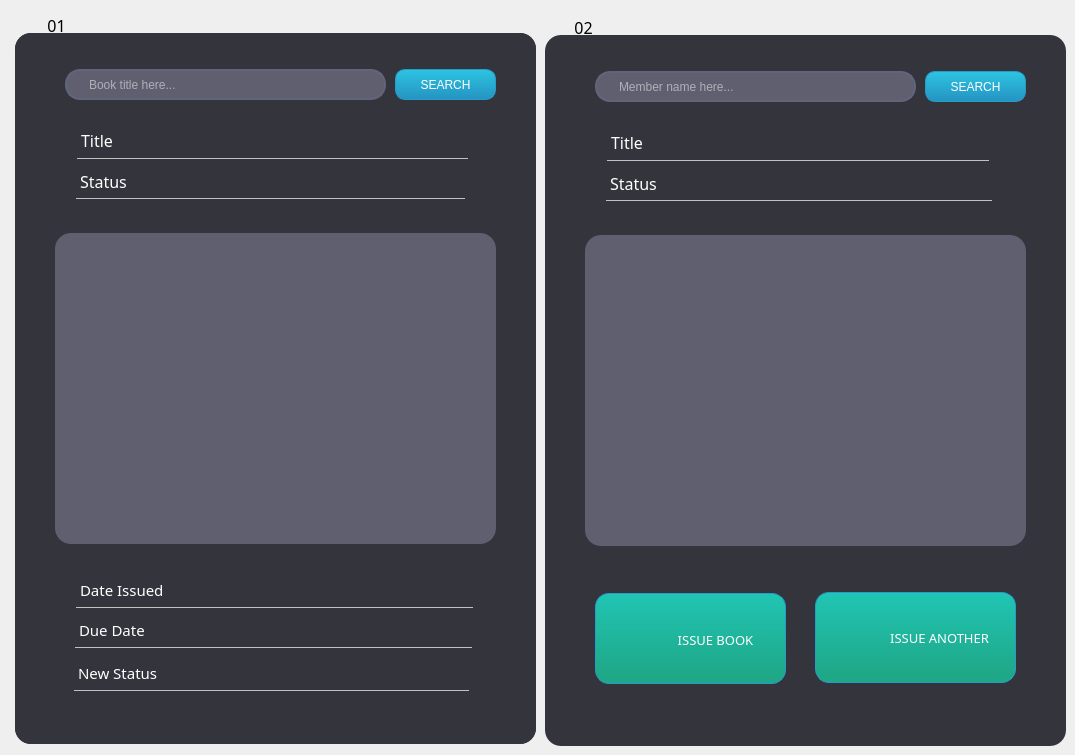
    <widget class="QWidget" name="Home">
     <attribute name="title">
      <string>Issue Book</string>
     </attribute>
     <widget class="QFrame" name="frame">
      <property name="geometry">
       <rect>
        <x>15</x>
        <y>33</y>
        <width>521</width>
        <height>711</height>
       </rect>
      </property>
      <property name="styleSheet">
       <string notr="true">background-color: rgb(52, 52, 61);
border-radius: 16px;</string>
      </property>
      <property name="frameShape">
       <enum>QFrame::StyledPanel</enum>
      </property>
      <property name="frameShadow">
       <enum>QFrame::Raised</enum>
      </property>
      <widget class="QPushButton" name="btnIssueSearch">
       <property name="geometry">
        <rect>
         <x>380</x>
         <y>50</y>
         <width>101</width>
         <height>31</height>
        </rect>
       </property>
       <property name="cursor">
        <cursorShape>OpenHandCursor</cursorShape>
       </property>
       <property name="mouseTracking">
        <bool>true</bool>
       </property>
       <property name="styleSheet">
        <string notr="true">/*background-color: qlineargradient(spread:pad, x1:0, y1:1, x2:0, y2:0, stop:0 rgba(54, 110, 140, 255), stop:0.747191 rgba(145, 192, 216, 255));

border-color: rgb(81, 130, 157);
font: 8pt &quot;Nirmala UI&quot;;
color: rgb(0, 0, 0);
border-radius: 10px;*/

/*-----QPushButton-----*/
QPushButton
{
background-color: qlineargradient(spread:pad, x1:0, y1:1, x2:0, y2:0, stop:0 rgba(37, 147, 194, 255), stop:1 rgba(45, 196, 226, 255));
color: rgb(255, 255, 255);
font: 8pt &quot;Century Gothic&quot;;
min-width: 80px;
border-style: solid;
border-width: 1px;
border-radius: 10px;
border-color: rgb(38, 156, 200);
padding: 5px;}

QPushButton::flat
{
background-color: transparent;
border: none;
color: #fff;}

QPushButton::disabled
{
background-color: rgb(131, 165, 174);
color: black;
border-color: black;}

QPushButton::hover
{
background-color: qlineargradient(spread:pad, x1:0, y1:1, x2:0, y2:0, stop:0 rgba(47, 160, 194, 255), stop:1 rgba(57, 209, 209, 255));
border: 1px solid rgb(41, 170, 182);}
</string>
       </property>
       <property name="text">
        <string>SEARCH</string>
       </property>
      </widget>
      <widget class="QLineEdit" name="searchIssueBar">
       <property name="geometry">
        <rect>
         <x>50</x>
         <y>50</y>
         <width>321</width>
         <height>31</height>
        </rect>
       </property>
       <property name="accessibleName">
        <string>Type here</string>
       </property>
       <property name="styleSheet">
        <string notr="true">QLineEdit{
border: 2px solid rgb(96, 101, 124);
border-radius: 15px;
color: rgb(255, 255, 255);
font: 12pt &quot;Century Gothic&quot;;
padding-left:20px;
padding-rght: 20px;
background-color: rgb(95, 95, 112);
}


QLineEdit::hover{
border: 2px solid rgb(43, 153, 213);
}

QLineEdit::focus{
border: 2px solid rgb(170, 255, 255);
background-color:rgb(43,45,56);
}</string>
       </property>
       <property name="frame">
        <bool>false</bool>
       </property>
       <property name="clearButtonEnabled">
        <bool>true</bool>
       </property>
      </widget>
      <widget class="QLabel" name="label_26">
       <property name="geometry">
        <rect>
         <x>61</x>
         <y>138</y>
         <width>131</width>
         <height>35</height>
        </rect>
       </property>
       <property name="font">
        <font>
         <family>Century Gothic</family>
         <pointsize>12</pointsize>
         <weight>9</weight>
         <italic>false</italic>
         <bold>false</bold>
        </font>
       </property>
       <property name="styleSheet">
        <string notr="true">color: rgb(255, 255, 255);
font: 75 12pt &quot;Century Gothic&quot;;
border-bottom: 1px solid rgb(193, 193, 193);
border-radius: none;</string>
       </property>
       <property name="text">
        <string>Status</string>
       </property>
      </widget>
      <widget class="QLabel" name="label_27">
       <property name="geometry">
        <rect>
         <x>62</x>
         <y>97</y>
         <width>121</width>
         <height>36</height>
        </rect>
       </property>
       <property name="font">
        <font>
         <family>Century Gothic</family>
         <pointsize>12</pointsize>
         <weight>9</weight>
         <italic>false</italic>
         <bold>false</bold>
        </font>
       </property>
       <property name="styleSheet">
        <string notr="true">color: rgb(255, 255, 255);
font: 75 12pt &quot;Century Gothic&quot;;
border-bottom: 1px solid rgb(193, 193, 193);
border-radius: none;</string>
       </property>
       <property name="text">
        <string>Title</string>
       </property>
      </widget>
      <widget class="QListWidget" name="listSomething">
       <property name="geometry">
        <rect>
         <x>40</x>
         <y>200</y>
         <width>441</width>
         <height>311</height>
        </rect>
       </property>
       <property name="styleSheet">
        <string notr="true">background-color: rgb(95, 95, 112);</string>
       </property>
      </widget>
      <widget class="QLabel" name="label_28">
       <property name="geometry">
        <rect>
         <x>60</x>
         <y>580</y>
         <width>131</width>
         <height>35</height>
        </rect>
       </property>
       <property name="font">
        <font>
         <family>Century Gothic</family>
         <pointsize>12</pointsize>
         <weight>9</weight>
         <italic>false</italic>
         <bold>false</bold>
        </font>
       </property>
       <property name="styleSheet">
        <string notr="true">color: rgb(255, 255, 255);
font: 75 12pt &quot;Century Gothic&quot;;
border-bottom: 1px solid rgb(193, 193, 193);
border-radius: none;</string>
       </property>
       <property name="text">
        <string>Due Date</string>
       </property>
      </widget>
      <widget class="QLabel" name="label_29">
       <property name="geometry">
        <rect>
         <x>61</x>
         <y>539</y>
         <width>121</width>
         <height>36</height>
        </rect>
       </property>
       <property name="font">
        <font>
         <family>Century Gothic</family>
         <pointsize>12</pointsize>
         <weight>9</weight>
         <italic>false</italic>
         <bold>false</bold>
        </font>
       </property>
       <property name="styleSheet">
        <string notr="true">color: rgb(255, 255, 255);
font: 75 12pt &quot;Century Gothic&quot;;
border-bottom: 1px solid rgb(193, 193, 193);
border-radius: none;</string>
       </property>
       <property name="text">
        <string>Date Issued</string>
       </property>
      </widget>
      <widget class="QLabel" name="label_30">
       <property name="geometry">
        <rect>
         <x>57</x>
         <y>623</y>
         <width>141</width>
         <height>35</height>
        </rect>
       </property>
       <property name="font">
        <font>
         <family>Century Gothic</family>
         <pointsize>12</pointsize>
         <weight>9</weight>
         <italic>false</italic>
         <bold>false</bold>
        </font>
       </property>
       <property name="styleSheet">
        <string notr="true">color: rgb(255, 255, 255);
font: 75 12pt &quot;Century Gothic&quot;;
border-bottom: 1px solid rgb(193, 193, 193);
border-radius: none;</string>
       </property>
       <property name="text">
        <string>New Status</string>
       </property>
      </widget>
      <widget class="QFrame" name="frame_2">
       <property name="geometry">
        <rect>
         <x>0</x>
         <y>0</y>
         <width>521</width>
         <height>711</height>
        </rect>
       </property>
       <property name="styleSheet">
        <string notr="true">background-color: rgb(52, 52, 61);
border-radius: 16px;</string>
       </property>
       <property name="frameShape">
        <enum>QFrame::StyledPanel</enum>
       </property>
       <property name="frameShadow">
        <enum>QFrame::Raised</enum>
       </property>
       <widget class="QPushButton" name="btniSearchBook">
        <property name="geometry">
         <rect>
          <x>380</x>
          <y>36</y>
          <width>101</width>
          <height>31</height>
         </rect>
        </property>
        <property name="cursor">
         <cursorShape>OpenHandCursor</cursorShape>
        </property>
        <property name="mouseTracking">
         <bool>true</bool>
        </property>
        <property name="styleSheet">
         <string notr="true">/*background-color: qlineargradient(spread:pad, x1:0, y1:1, x2:0, y2:0, stop:0 rgba(54, 110, 140, 255), stop:0.747191 rgba(145, 192, 216, 255));

border-color: rgb(81, 130, 157);
font: 8pt &quot;Nirmala UI&quot;;
color: rgb(0, 0, 0);
border-radius: 10px;*/

/*-----QPushButton-----*/
QPushButton
{
background-color: qlineargradient(spread:pad, x1:0, y1:1, x2:0, y2:0, stop:0 rgba(37, 147, 194, 255), stop:1 rgba(45, 196, 226, 255));
color: rgb(255, 255, 255);
font: 8pt &quot;Century Gothic&quot;;
min-width: 80px;
border-style: solid;
border-width: 1px;
border-radius: 10px;
border-color: rgb(38, 156, 200);
padding: 5px;}

QPushButton::flat
{
background-color: transparent;
border: none;
color: #fff;}

QPushButton::disabled
{
background-color: rgb(131, 165, 174);
color: black;
border-color: black;}

QPushButton::hover
{
background-color: qlineargradient(spread:pad, x1:0, y1:1, x2:0, y2:0, stop:0 rgba(47, 160, 194, 255), stop:1 rgba(57, 209, 209, 255));
border: 1px solid rgb(41, 170, 182);}
</string>
        </property>
        <property name="text">
         <string>SEARCH</string>
        </property>
       </widget>
       <widget class="QLineEdit" name="txtiSearchBook">
        <property name="geometry">
         <rect>
          <x>50</x>
          <y>36</y>
          <width>321</width>
          <height>31</height>
         </rect>
        </property>
        <property name="accessibleName">
         <string>Type here</string>
        </property>
        <property name="styleSheet">
         <string notr="true">QLineEdit{
border: 2px solid rgb(96, 101, 124);
border-radius: 15px;
color: rgb(255, 255, 255);
font: 12pt &quot;Century Gothic&quot;;
padding-left:20px;
padding-rght: 20px;
background-color: rgb(95, 95, 112);
}


QLineEdit::hover{
border: 2px solid rgb(43, 153, 213);
}

QLineEdit::focus{
border: 2px solid rgb(170, 255, 255);
background-color:rgb(43,45,56);
}</string>
        </property>
        <property name="frame">
         <bool>false</bool>
        </property>
        <property name="placeholderText">
         <string>Book title here...</string>
        </property>
        <property name="clearButtonEnabled">
         <bool>true</bool>
        </property>
       </widget>
       <widget class="QLabel" name="label_31">
        <property name="geometry">
         <rect>
          <x>61</x>
          <y>131</y>
          <width>131</width>
          <height>35</height>
         </rect>
        </property>
        <property name="font">
         <font>
          <family>Century Gothic</family>
          <pointsize>12</pointsize>
          <weight>9</weight>
          <italic>false</italic>
          <bold>false</bold>
         </font>
        </property>
        <property name="styleSheet">
         <string notr="true">color: rgb(255, 255, 255);
font: 75 12pt &quot;Century Gothic&quot;;
border-bottom: 1px solid rgb(193, 193, 193);
border-radius: none;</string>
        </property>
        <property name="text">
         <string>Status</string>
        </property>
       </widget>
       <widget class="QLabel" name="label_32">
        <property name="geometry">
         <rect>
          <x>62</x>
          <y>90</y>
          <width>121</width>
          <height>36</height>
         </rect>
        </property>
        <property name="font">
         <font>
          <family>Century Gothic</family>
          <pointsize>12</pointsize>
          <weight>9</weight>
          <italic>false</italic>
          <bold>false</bold>
         </font>
        </property>
        <property name="styleSheet">
         <string notr="true">color: rgb(255, 255, 255);
font: 75 12pt &quot;Century Gothic&quot;;
border-bottom: 1px solid rgb(193, 193, 193);
border-radius: none;</string>
        </property>
        <property name="text">
         <string>Title</string>
        </property>
       </widget>
       <widget class="QListWidget" name="listiBooks">
        <property name="geometry">
         <rect>
          <x>40</x>
          <y>200</y>
          <width>441</width>
          <height>311</height>
         </rect>
        </property>
        <property name="styleSheet">
         <string notr="true">background-color: rgb(95, 95, 112);
color: rgb(255, 255, 255);
padding-top: 5px;
padding-left: 10px;
padding-right: 10px;</string>
        </property>
       </widget>
       <widget class="QLabel" name="label_33">
        <property name="geometry">
         <rect>
          <x>60</x>
          <y>580</y>
          <width>151</width>
          <height>35</height>
         </rect>
        </property>
        <property name="font">
         <font>
          <family>Century Gothic</family>
          <pointsize>11</pointsize>
          <weight>9</weight>
          <italic>false</italic>
          <bold>false</bold>
         </font>
        </property>
        <property name="styleSheet">
         <string notr="true">color: rgb(255, 255, 255);
font: 75 11pt &quot;Century Gothic&quot;;
border-bottom: 1px solid rgb(193, 193, 193);
border-radius: none;</string>
        </property>
        <property name="text">
         <string>Due Date</string>
        </property>
       </widget>
       <widget class="QLabel" name="label_34">
        <property name="geometry">
         <rect>
          <x>61</x>
          <y>539</y>
          <width>141</width>
          <height>36</height>
         </rect>
        </property>
        <property name="font">
         <font>
          <family>Century Gothic</family>
          <pointsize>11</pointsize>
          <weight>9</weight>
          <italic>false</italic>
          <bold>false</bold>
         </font>
        </property>
        <property name="styleSheet">
         <string notr="true">color: rgb(255, 255, 255);
font: 75 11pt &quot;Century Gothic&quot;;
border-bottom: 1px solid rgb(193, 193, 193);
border-radius: none;</string>
        </property>
        <property name="text">
         <string>Date Issued</string>
        </property>
       </widget>
       <widget class="QLabel" name="label_35">
        <property name="geometry">
         <rect>
          <x>59</x>
          <y>623</y>
          <width>141</width>
          <height>35</height>
         </rect>
        </property>
        <property name="font">
         <font>
          <family>Century Gothic</family>
          <pointsize>11</pointsize>
          <weight>9</weight>
          <italic>false</italic>
          <bold>false</bold>
         </font>
        </property>
        <property name="styleSheet">
         <string notr="true">color: rgb(255, 255, 255);
font: 75 11pt &quot;Century Gothic&quot;;
border-bottom: 1px solid rgb(193, 193, 193);
border-radius: none;</string>
        </property>
        <property name="text">
         <string>New Status</string>
        </property>
       </widget>
       <widget class="QLineEdit" name="iBookTitle">
        <property name="geometry">
         <rect>
          <x>152</x>
          <y>95</y>
          <width>301</width>
          <height>31</height>
         </rect>
        </property>
        <property name="styleSheet">
         <string notr="true">background: transparent;
border:none;
color: rgb(193, 193, 193);
font: 15pt &quot;Century Gothic&quot;;
border-bottom: 1px solid rgb(193, 193, 193);
border-radius:none;</string>
        </property>
       </widget>
       <widget class="QLineEdit" name="iStatus">
        <property name="geometry">
         <rect>
          <x>149</x>
          <y>135</y>
          <width>301</width>
          <height>31</height>
         </rect>
        </property>
        <property name="styleSheet">
         <string notr="true">background: transparent;
border:none;
color: rgb(193, 193, 193);
font: 15pt &quot;Century Gothic&quot;;
border-bottom: 1px solid rgb(193, 193, 193);
border-radius:none;</string>
        </property>
       </widget>
       <widget class="QLineEdit" name="txtiDate">
        <property name="geometry">
         <rect>
          <x>197</x>
          <y>544</y>
          <width>261</width>
          <height>31</height>
         </rect>
        </property>
        <property name="styleSheet">
         <string notr="true">background: transparent;
border:none;
color: rgb(193, 193, 193);
font: 15pt &quot;Century Gothic&quot;;
border-bottom: 1px solid rgb(193, 193, 193);
border-radius:none;</string>
        </property>
       </widget>
       <widget class="QLineEdit" name="txtiDue">
        <property name="geometry">
         <rect>
          <x>196</x>
          <y>584</y>
          <width>261</width>
          <height>31</height>
         </rect>
        </property>
        <property name="styleSheet">
         <string notr="true">background: transparent;
border:none;
color: rgb(193, 193, 193);
font: 15pt &quot;Century Gothic&quot;;
border-bottom: 1px solid rgb(193, 193, 193);
border-radius:none;</string>
        </property>
       </widget>
       <widget class="QLineEdit" name="inewStatus">
        <property name="geometry">
         <rect>
          <x>193</x>
          <y>627</y>
          <width>261</width>
          <height>31</height>
         </rect>
        </property>
        <property name="styleSheet">
         <string notr="true">background: transparent;
border:none;
color: rgb(193, 193, 193);
font: 15pt &quot;Century Gothic&quot;;
border-bottom: 1px solid rgb(193, 193, 193);
border-radius:none;</string>
        </property>
       </widget>
      </widget>
     </widget>
     <widget class="QFrame" name="frame_3">
      <property name="geometry">
       <rect>
        <x>545</x>
        <y>35</y>
        <width>521</width>
        <height>711</height>
       </rect>
      </property>
      <property name="styleSheet">
       <string notr="true">background-color: rgb(52, 52, 61);
border-radius: 16px;</string>
      </property>
      <property name="frameShape">
       <enum>QFrame::StyledPanel</enum>
      </property>
      <property name="frameShadow">
       <enum>QFrame::Raised</enum>
      </property>
      <widget class="QPushButton" name="btniSearchMember">
       <property name="geometry">
        <rect>
         <x>380</x>
         <y>36</y>
         <width>101</width>
         <height>31</height>
        </rect>
       </property>
       <property name="cursor">
        <cursorShape>OpenHandCursor</cursorShape>
       </property>
       <property name="mouseTracking">
        <bool>true</bool>
       </property>
       <property name="styleSheet">
        <string notr="true">/*background-color: qlineargradient(spread:pad, x1:0, y1:1, x2:0, y2:0, stop:0 rgba(54, 110, 140, 255), stop:0.747191 rgba(145, 192, 216, 255));

border-color: rgb(81, 130, 157);
font: 8pt &quot;Nirmala UI&quot;;
color: rgb(0, 0, 0);
border-radius: 10px;*/

/*-----QPushButton-----*/
QPushButton
{
background-color: qlineargradient(spread:pad, x1:0, y1:1, x2:0, y2:0, stop:0 rgba(37, 147, 194, 255), stop:1 rgba(45, 196, 226, 255));
color: rgb(255, 255, 255);
font: 8pt &quot;Century Gothic&quot;;
min-width: 80px;
border-style: solid;
border-width: 1px;
border-radius: 10px;
border-color: rgb(38, 156, 200);
padding: 5px;}

QPushButton::flat
{
background-color: transparent;
border: none;
color: #fff;}

QPushButton::disabled
{
background-color: rgb(131, 165, 174);
color: black;
border-color: black;}

QPushButton::hover
{
background-color: qlineargradient(spread:pad, x1:0, y1:1, x2:0, y2:0, stop:0 rgba(47, 160, 194, 255), stop:1 rgba(57, 209, 209, 255));
border: 1px solid rgb(41, 170, 182);}
</string>
       </property>
       <property name="text">
        <string>SEARCH</string>
       </property>
      </widget>
      <widget class="QLineEdit" name="txtiSearchMember">
       <property name="geometry">
        <rect>
         <x>50</x>
         <y>36</y>
         <width>321</width>
         <height>31</height>
        </rect>
       </property>
       <property name="accessibleName">
        <string>Type here</string>
       </property>
       <property name="styleSheet">
        <string notr="true">QLineEdit{
border: 2px solid rgb(96, 101, 124);
border-radius: 15px;
color: rgb(255, 255, 255);
font: 12pt &quot;Century Gothic&quot;;
padding-left:20px;
padding-rght: 20px;
background-color: rgb(95, 95, 112);
}


QLineEdit::hover{
border: 2px solid rgb(43, 153, 213);
}

QLineEdit::focus{
border: 2px solid rgb(170, 255, 255);
background-color:rgb(43,45,56);
}</string>
       </property>
       <property name="frame">
        <bool>false</bool>
       </property>
       <property name="placeholderText">
        <string>Member name here...</string>
       </property>
       <property name="clearButtonEnabled">
        <bool>true</bool>
       </property>
      </widget>
      <widget class="QLabel" name="label_36">
       <property name="geometry">
        <rect>
         <x>61</x>
         <y>131</y>
         <width>111</width>
         <height>35</height>
        </rect>
       </property>
       <property name="font">
        <font>
         <family>Century Gothic</family>
         <pointsize>12</pointsize>
         <weight>9</weight>
         <italic>false</italic>
         <bold>false</bold>
        </font>
       </property>
       <property name="styleSheet">
        <string notr="true">color: rgb(255, 255, 255);
font: 75 12pt &quot;Century Gothic&quot;;
border-bottom: 1px solid rgb(193, 193, 193);
border-radius: none;</string>
       </property>
       <property name="text">
        <string>Status</string>
       </property>
      </widget>
      <widget class="QLabel" name="label_37">
       <property name="geometry">
        <rect>
         <x>62</x>
         <y>90</y>
         <width>101</width>
         <height>36</height>
        </rect>
       </property>
       <property name="font">
        <font>
         <family>Century Gothic</family>
         <pointsize>12</pointsize>
         <weight>9</weight>
         <italic>false</italic>
         <bold>false</bold>
        </font>
       </property>
       <property name="styleSheet">
        <string notr="true">color: rgb(255, 255, 255);
font: 75 12pt &quot;Century Gothic&quot;;
border-bottom: 1px solid rgb(193, 193, 193);
border-radius: none;</string>
       </property>
       <property name="text">
        <string>Title</string>
       </property>
      </widget>
      <widget class="QListWidget" name="listiMember">
       <property name="geometry">
        <rect>
         <x>40</x>
         <y>200</y>
         <width>441</width>
         <height>311</height>
        </rect>
       </property>
       <property name="styleSheet">
        <string notr="true">background-color: rgb(95, 95, 112);
color: rgb(255, 255, 255);
padding-top: 5px;
padding-left: 10px;
padding-right: 10px;</string>
       </property>
      </widget>
      <widget class="QLineEdit" name="txtiMemberName">
       <property name="geometry">
        <rect>
         <x>163</x>
         <y>95</y>
         <width>281</width>
         <height>31</height>
        </rect>
       </property>
       <property name="styleSheet">
        <string notr="true">background: transparent;
border:none;
color: rgb(193, 193, 193);
font: 15pt &quot;Century Gothic&quot;;
border-bottom: 1px solid rgb(193, 193, 193);
border-radius:none;</string>
       </property>
      </widget>
      <widget class="QLineEdit" name="txtiMemberNumber">
       <property name="geometry">
        <rect>
         <x>166</x>
         <y>135</y>
         <width>281</width>
         <height>31</height>
        </rect>
       </property>
       <property name="styleSheet">
        <string notr="true">background: transparent;
border:none;
color: rgb(193, 193, 193);
font: 15pt &quot;Century Gothic&quot;;
border-bottom: 1px solid rgb(193, 193, 193);
border-radius:none;</string>
       </property>
      </widget>
      <widget class="QPushButton" name="btnissuebook_2">
       <property name="geometry">
        <rect>
         <x>50</x>
         <y>558</y>
         <width>191</width>
         <height>91</height>
        </rect>
       </property>
       <property name="cursor">
        <cursorShape>OpenHandCursor</cursorShape>
       </property>
       <property name="mouseTracking">
        <bool>true</bool>
       </property>
       <property name="styleSheet">
        <string notr="true">/*background: rgba(40, 83, 107, 1);
font: 75 9pt &quot;Yu Gothic UI&quot;;
color: white;*/

/*background-color: rgb(52, 52, 61);
border-color: rgb(135, 83, 72);
border-radius:14px;
font: 8pt &quot;Nirmala UI&quot;;
color: black;*/

/*-----QPushButton-----*/
QPushButton
{
background-color: qlineargradient(spread:pad, x1:0, y1:1, x2:0, y2:0, stop:0.0995025 rgba(31, 168, 136, 255), stop:1 rgba(32, 197, 180, 255));
color: rgb(255, 255, 255);
font: 8pt &quot;Century Gothic&quot;;
min-width: 80px;
border-style: solid;
border-width: 1px;
border-radius: 14px;
border-color: rgb(38, 156, 200);
padding: 5px;}

QPushButton::flat
{
background-color: transparent;
border: none;
color: #fff;}

QPushButton::disabled
{
background-color: rgb(131, 165, 174);
color: black;
border-color: black;}

QPushButton::hover
{
background-color: qlineargradient(spread:pad, x1:0, y1:1, x2:0, y2:0, stop:0.0995025 rgba(38, 208, 171, 255), stop:1 rgba(36, 222, 206, 255));
border: 1px solid rgb(41, 170, 182);}</string>
       </property>
       <property name="text">
        <string/>
       </property>
      </widget>
      <widget class="QPushButton" name="btnissuedone">
       <property name="geometry">
        <rect>
         <x>270</x>
         <y>557</y>
         <width>201</width>
         <height>91</height>
        </rect>
       </property>
       <property name="cursor">
        <cursorShape>OpenHandCursor</cursorShape>
       </property>
       <property name="mouseTracking">
        <bool>true</bool>
       </property>
       <property name="styleSheet">
        <string notr="true">/*background: rgba(40, 83, 107, 1);
font: 75 9pt &quot;Yu Gothic UI&quot;;
color: white;*/

/*background-color: rgb(52, 52, 61);
border-color: rgb(135, 83, 72);
border-radius:14px;
font: 8pt &quot;Nirmala UI&quot;;
color: black;*/

/*-----QPushButton-----*/
QPushButton
{
background-color: qlineargradient(spread:pad, x1:0, y1:1, x2:0, y2:0, stop:0.0995025 rgba(31, 168, 136, 255), stop:1 rgba(32, 197, 180, 255));
color: rgb(255, 255, 255);
font: 8pt &quot;Century Gothic&quot;;
min-width: 80px;
border-style: solid;
border-width: 1px;
border-radius: 14px;
border-color: rgb(38, 156, 200);
padding: 5px;}

QPushButton::flat
{
background-color: transparent;
border: none;
color: #fff;}

QPushButton::disabled
{
background-color: rgb(131, 165, 174);
color: black;
border-color: black;}

QPushButton::hover
{
background-color: qlineargradient(spread:pad, x1:0, y1:1, x2:0, y2:0, stop:0.0995025 rgba(38, 208, 171, 255), stop:1 rgba(36, 222, 206, 255));
border: 1px solid rgb(41, 170, 182);}</string>
       </property>
       <property name="text">
        <string/>
       </property>
      </widget>
     </widget>
     <widget class="QLabel" name="addBookTtle_4">
      <property name="geometry">
       <rect>
        <x>41</x>
        <y>15</y>
        <width>31</width>
        <height>21</height>
       </rect>
      </property>
      <property name="font">
       <font>
        <family>Century Gothic</family>
        <pointsize>12</pointsize>
        <weight>9</weight>
        <italic>false</italic>
        <bold>false</bold>
       </font>
      </property>
      <property name="styleSheet">
       <string notr="true">color: rgb(0, 0, 0);
font: 75 12pt &quot;Century Gothic&quot;;</string>
      </property>
      <property name="text">
       <string>01</string>
      </property>
      <property name="alignment">
       <set>Qt::AlignCenter</set>
      </property>
     </widget>
     <widget class="QLabel" name="addBookTtle_5">
      <property name="geometry">
       <rect>
        <x>568</x>
        <y>17</y>
        <width>31</width>
        <height>21</height>
       </rect>
      </property>
      <property name="font">
       <font>
        <family>Century Gothic</family>
        <pointsize>12</pointsize>
        <weight>9</weight>
        <italic>false</italic>
        <bold>false</bold>
       </font>
      </property>
      <property name="styleSheet">
       <string notr="true">color: rgb(0, 0, 0);
font: 75 12pt &quot;Century Gothic&quot;;</string>
      </property>
      <property name="text">
       <string>02</string>
      </property>
      <property name="alignment">
       <set>Qt::AlignCenter</set>
      </property>
     </widget>
     <widget class="QLabel" name="label_5">
      <property name="geometry">
       <rect>
        <x>21</x>
        <y>8</y>
        <width>61</width>
        <height>51</height>
       </rect>
      </property>
      <property name="text">
       <string/>
      </property>
      <property name="pixmap">
       <pixmap resource="resources.qrc">:/resources/Decorations/orangeBookmark.png</pixmap>
      </property>
      <property name="scaledContents">
       <bool>true</bool>
      </property>
     </widget>
     <widget class="QLabel" name="label_6">
      <property name="geometry">
       <rect>
        <x>550</x>
        <y>10</y>
        <width>61</width>
        <height>51</height>
       </rect>
      </property>
      <property name="text">
       <string/>
      </property>
      <property name="pixmap">
       <pixmap resource="resources.qrc">:/resources/Decorations/orangeBookmark.png</pixmap>
      </property>
      <property name="scaledContents">
       <bool>true</bool>
      </property>
     </widget>
     <widget class="QLabel" name="label_7">
      <property name="geometry">
       <rect>
        <x>607</x>
        <y>615</y>
        <width>51</width>
        <height>51</height>
       </rect>
      </property>
      <property name="text">
       <string/>
      </property>
      <property name="pixmap">
       <pixmap resource="resources.qrc">:/resources/Decorations/issueBook.png</pixmap>
      </property>
      <property name="scaledContents">
       <bool>true</bool>
      </property>
     </widget>
     <widget class="QLabel" name="label_38">
      <property name="geometry">
       <rect>
        <x>655</x>
        <y>622</y>
        <width>121</width>
        <height>36</height>
       </rect>
      </property>
      <property name="font">
       <font>
        <family>Century Gothic</family>
        <pointsize>10</pointsize>
        <weight>9</weight>
        <italic>false</italic>
        <bold>false</bold>
       </font>
      </property>
      <property name="styleSheet">
       <string notr="true">color:white;
font: 75 10pt &quot;Century Gothic&quot;;</string>
      </property>
      <property name="text">
       <string>ISSUE BOOK</string>
      </property>
      <property name="alignment">
       <set>Qt::AlignCenter</set>
      </property>
     </widget>
     <widget class="QLabel" name="label_8">
      <property name="geometry">
       <rect>
        <x>826</x>
        <y>616</y>
        <width>41</width>
        <height>41</height>
       </rect>
      </property>
      <property name="text">
       <string/>
      </property>
      <property name="pixmap">
       <pixmap resource="resources.qrc">:/resources/Decorations/issueAnother.png</pixmap>
      </property>
      <property name="scaledContents">
       <bool>true</bool>
      </property>
     </widget>
     <widget class="QLabel" name="label_39">
      <property name="geometry">
       <rect>
        <x>869</x>
        <y>620</y>
        <width>141</width>
        <height>36</height>
       </rect>
      </property>
      <property name="font">
       <font>
        <family>Century Gothic</family>
        <pointsize>10</pointsize>
        <weight>9</weight>
        <italic>false</italic>
        <bold>false</bold>
       </font>
      </property>
      <property name="styleSheet">
       <string notr="true">color:white;
font: 75 10pt &quot;Century Gothic&quot;;</string>
      </property>
      <property name="text">
       <string>ISSUE ANOTHER</string>
      </property>
      <property name="alignment">
       <set>Qt::AlignCenter</set>
      </property>
     </widget>
     <zorder>frame</zorder>
     <zorder>frame_3</zorder>
     <zorder>label_5</zorder>
     <zorder>addBookTtle_4</zorder>
     <zorder>label_6</zorder>
     <zorder>addBookTtle_5</zorder>
     <zorder>label_7</zorder>
     <zorder>label_38</zorder>
     <zorder>label_8</zorder>
     <zorder>label_39</zorder>
    </widget>
